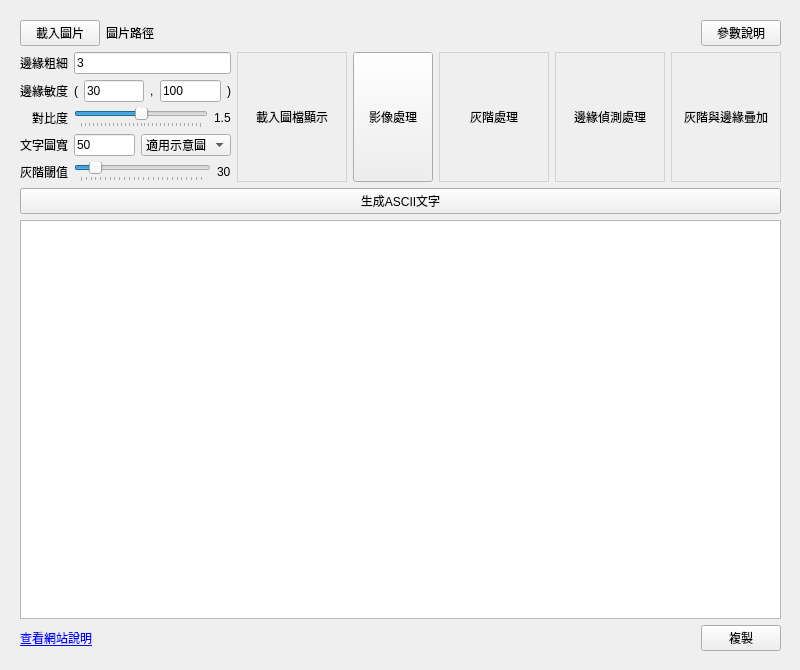
<?xml version="1.0" encoding="UTF-8"?>
<ui version="4.0">
 <class>Form</class>
 <widget class="QWidget" name="Form">
  <property name="geometry">
   <rect>
    <x>0</x>
    <y>0</y>
    <width>800</width>
    <height>670</height>
   </rect>
  </property>
  <property name="sizePolicy">
   <sizepolicy hsizetype="Expanding" vsizetype="Expanding">
    <horstretch>0</horstretch>
    <verstretch>0</verstretch>
   </sizepolicy>
  </property>
  <property name="minimumSize">
   <size>
    <width>800</width>
    <height>670</height>
   </size>
  </property>
  <property name="windowTitle">
   <string>圖片轉ASCII文字產生器</string>
  </property>
  <widget class="QWidget" name="verticalLayoutWidget">
   <property name="geometry">
    <rect>
     <x>20</x>
     <y>20</y>
     <width>761</width>
     <height>631</height>
    </rect>
   </property>
   <layout class="QVBoxLayout" name="verticalLayout">
    <item>
     <layout class="QHBoxLayout" name="horizontalLayout_4">
      <item>
       <widget class="QPushButton" name="pushButton_load">
        <property name="sizePolicy">
         <sizepolicy hsizetype="Fixed" vsizetype="Fixed">
          <horstretch>0</horstretch>
          <verstretch>0</verstretch>
         </sizepolicy>
        </property>
        <property name="text">
         <string>載入圖片</string>
        </property>
       </widget>
      </item>
      <item>
       <widget class="QLabel" name="label_path">
        <property name="text">
         <string>圖片路徑</string>
        </property>
       </widget>
      </item>
      <item>
       <widget class="QPushButton" name="pushButton_instructions">
        <property name="sizePolicy">
         <sizepolicy hsizetype="Fixed" vsizetype="Fixed">
          <horstretch>0</horstretch>
          <verstretch>0</verstretch>
         </sizepolicy>
        </property>
        <property name="minimumSize">
         <size>
          <width>75</width>
          <height>0</height>
         </size>
        </property>
        <property name="text">
         <string>參數說明</string>
        </property>
       </widget>
      </item>
     </layout>
    </item>
    <item>
     <layout class="QGridLayout" name="gridLayout">
      <item row="3" column="1">
       <layout class="QHBoxLayout" name="horizontalLayout_7">
        <item>
         <widget class="QLineEdit" name="lineEdit_max_width">
          <property name="text">
           <string>50</string>
          </property>
         </widget>
        </item>
        <item>
         <widget class="QComboBox" name="comboBox_method">
          <item>
           <property name="text">
            <string>適用示意圖</string>
           </property>
          </item>
          <item>
           <property name="text">
            <string>適用實拍照</string>
           </property>
          </item>
         </widget>
        </item>
       </layout>
      </item>
      <item row="4" column="0">
       <widget class="QLabel" name="label_7">
        <property name="text">
         <string>灰階閾值</string>
        </property>
       </widget>
      </item>
      <item row="1" column="0">
       <widget class="QLabel" name="label_9">
        <property name="text">
         <string>邊緣敏度</string>
        </property>
       </widget>
      </item>
      <item row="3" column="0">
       <widget class="QLabel" name="label_4">
        <property name="text">
         <string>文字圖寬</string>
        </property>
       </widget>
      </item>
      <item row="0" column="1">
       <widget class="QLineEdit" name="lineEdit_edge_thickness">
        <property name="text">
         <string>3</string>
        </property>
       </widget>
      </item>
      <item row="0" column="4" rowspan="5">
       <widget class="QPushButton" name="pushButton_image_processor">
        <property name="sizePolicy">
         <sizepolicy hsizetype="Preferred" vsizetype="Preferred">
          <horstretch>0</horstretch>
          <verstretch>0</verstretch>
         </sizepolicy>
        </property>
        <property name="minimumSize">
         <size>
          <width>0</width>
          <height>0</height>
         </size>
        </property>
        <property name="text">
         <string>影像處理</string>
        </property>
       </widget>
      </item>
      <item row="0" column="0">
       <widget class="QLabel" name="label_2">
        <property name="text">
         <string>邊緣粗細</string>
        </property>
       </widget>
      </item>
      <item row="1" column="1">
       <layout class="QHBoxLayout" name="horizontalLayout_3">
        <item>
         <widget class="QLabel" name="label_5">
          <property name="text">
           <string>(</string>
          </property>
         </widget>
        </item>
        <item>
         <widget class="QLineEdit" name="lineEdit_edge_sensitivity_x">
          <property name="text">
           <string>30</string>
          </property>
         </widget>
        </item>
        <item>
         <widget class="QLabel" name="label_6">
          <property name="text">
           <string>,</string>
          </property>
         </widget>
        </item>
        <item>
         <widget class="QLineEdit" name="lineEdit_edge_sensitivity_y">
          <property name="text">
           <string>100</string>
          </property>
         </widget>
        </item>
        <item>
         <widget class="QLabel" name="label_8">
          <property name="text">
           <string>)</string>
          </property>
         </widget>
        </item>
       </layout>
      </item>
      <item row="4" column="1">
       <layout class="QHBoxLayout" name="horizontalLayout_2">
        <item>
         <widget class="QSlider" name="horizontalSlider_graylevel">
          <property name="cursor">
           <cursorShape>ArrowCursor</cursorShape>
          </property>
          <property name="maximum">
           <number>255</number>
          </property>
          <property name="value">
           <number>30</number>
          </property>
          <property name="orientation">
           <enum>Qt::Horizontal</enum>
          </property>
          <property name="tickPosition">
           <enum>QSlider::TicksBelow</enum>
          </property>
          <property name="tickInterval">
           <number>0</number>
          </property>
         </widget>
        </item>
        <item>
         <widget class="QLabel" name="label_graylevel">
          <property name="text">
           <string>30</string>
          </property>
         </widget>
        </item>
       </layout>
      </item>
      <item row="0" column="5" rowspan="5">
       <layout class="QHBoxLayout" name="horizontalLayout_5">
        <item>
         <widget class="QLabel" name="label_gray">
          <property name="sizePolicy">
           <sizepolicy hsizetype="Minimum" vsizetype="Minimum">
            <horstretch>0</horstretch>
            <verstretch>0</verstretch>
           </sizepolicy>
          </property>
          <property name="minimumSize">
           <size>
            <width>110</width>
            <height>110</height>
           </size>
          </property>
          <property name="styleSheet">
           <string notr="true">border: 1px solid lightgray;</string>
          </property>
          <property name="text">
           <string>灰階處理</string>
          </property>
          <property name="alignment">
           <set>Qt::AlignCenter</set>
          </property>
         </widget>
        </item>
        <item>
         <widget class="QLabel" name="label_dilated_edges">
          <property name="sizePolicy">
           <sizepolicy hsizetype="Minimum" vsizetype="Minimum">
            <horstretch>0</horstretch>
            <verstretch>0</verstretch>
           </sizepolicy>
          </property>
          <property name="minimumSize">
           <size>
            <width>110</width>
            <height>110</height>
           </size>
          </property>
          <property name="styleSheet">
           <string notr="true">border: 1px solid lightgray;</string>
          </property>
          <property name="text">
           <string>邊緣偵測處理</string>
          </property>
          <property name="alignment">
           <set>Qt::AlignCenter</set>
          </property>
         </widget>
        </item>
        <item>
         <widget class="QLabel" name="label_mix">
          <property name="sizePolicy">
           <sizepolicy hsizetype="Minimum" vsizetype="Minimum">
            <horstretch>0</horstretch>
            <verstretch>0</verstretch>
           </sizepolicy>
          </property>
          <property name="minimumSize">
           <size>
            <width>110</width>
            <height>110</height>
           </size>
          </property>
          <property name="styleSheet">
           <string notr="true">border: 1px solid lightgray;</string>
          </property>
          <property name="text">
           <string>灰階與邊緣疊加</string>
          </property>
          <property name="alignment">
           <set>Qt::AlignCenter</set>
          </property>
         </widget>
        </item>
       </layout>
      </item>
      <item row="0" column="3" rowspan="5">
       <widget class="QLabel" name="label_original">
        <property name="enabled">
         <bool>true</bool>
        </property>
        <property name="sizePolicy">
         <sizepolicy hsizetype="Minimum" vsizetype="Minimum">
          <horstretch>0</horstretch>
          <verstretch>0</verstretch>
         </sizepolicy>
        </property>
        <property name="minimumSize">
         <size>
          <width>110</width>
          <height>110</height>
         </size>
        </property>
        <property name="styleSheet">
         <string notr="true">border: 1px solid lightgray;</string>
        </property>
        <property name="text">
         <string>載入圖檔顯示</string>
        </property>
        <property name="alignment">
         <set>Qt::AlignCenter</set>
        </property>
       </widget>
      </item>
      <item row="2" column="1">
       <layout class="QHBoxLayout" name="horizontalLayout_6">
        <item>
         <widget class="QSlider" name="horizontalSlider_contrast">
          <property name="cursor">
           <cursorShape>ArrowCursor</cursorShape>
          </property>
          <property name="maximum">
           <number>30</number>
          </property>
          <property name="pageStep">
           <number>10</number>
          </property>
          <property name="value">
           <number>15</number>
          </property>
          <property name="orientation">
           <enum>Qt::Horizontal</enum>
          </property>
          <property name="tickPosition">
           <enum>QSlider::TicksBelow</enum>
          </property>
          <property name="tickInterval">
           <number>0</number>
          </property>
         </widget>
        </item>
        <item>
         <widget class="QLabel" name="label_contrast">
          <property name="text">
           <string>1.5</string>
          </property>
         </widget>
        </item>
       </layout>
      </item>
      <item row="2" column="0">
       <widget class="QLabel" name="label_11">
        <property name="text">
         <string>對比度</string>
        </property>
        <property name="alignment">
         <set>Qt::AlignRight|Qt::AlignTrailing|Qt::AlignVCenter</set>
        </property>
       </widget>
      </item>
     </layout>
    </item>
    <item>
     <widget class="QPushButton" name="pushButton_ascii">
      <property name="text">
       <string>生成ASCII文字</string>
      </property>
     </widget>
    </item>
    <item>
     <widget class="QTextEdit" name="textEdit">
      <property name="sizePolicy">
       <sizepolicy hsizetype="Expanding" vsizetype="Expanding">
        <horstretch>0</horstretch>
        <verstretch>7</verstretch>
       </sizepolicy>
      </property>
      <property name="font">
       <font>
        <family>Noto Sans TC</family>
       </font>
      </property>
      <property name="horizontalScrollBarPolicy">
       <enum>Qt::ScrollBarAsNeeded</enum>
      </property>
      <property name="lineWrapMode">
       <enum>QTextEdit::NoWrap</enum>
      </property>
      <property name="html">
       <string>&lt;!DOCTYPE HTML PUBLIC &quot;-//W3C//DTD HTML 4.0//EN&quot; &quot;http://www.w3.org/TR/REC-html40/strict.dtd&quot;&gt;
&lt;html&gt;&lt;head&gt;&lt;meta name=&quot;qrichtext&quot; content=&quot;1&quot; /&gt;&lt;meta charset=&quot;utf-8&quot; /&gt;&lt;style type=&quot;text/css&quot;&gt;
p, li { white-space: pre-wrap; }
hr { height: 1px; border-width: 0; }
li.unchecked::marker { content: &quot;\2610&quot;; }
li.checked::marker { content: &quot;\2612&quot;; }
&lt;/style&gt;&lt;/head&gt;&lt;body style=&quot; font-family:'Noto Sans TC'; font-size:9pt; font-weight:400; font-style:normal;&quot;&gt;
&lt;p style=&quot;-qt-paragraph-type:empty; margin-top:0px; margin-bottom:0px; margin-left:0px; margin-right:0px; -qt-block-indent:0; text-indent:0px; font-family:'Courier';&quot;&gt;&lt;br /&gt;&lt;/p&gt;&lt;/body&gt;&lt;/html&gt;</string>
      </property>
     </widget>
    </item>
    <item>
     <layout class="QHBoxLayout" name="horizontalLayout">
      <item>
       <widget class="QLabel" name="label_website">
        <property name="text">
         <string>&lt;html&gt;&lt;head/&gt;&lt;body&gt;&lt;p&gt;&lt;a href=&quot;https://github.com/jfsblog/Photo-to-ASCII&quot;&gt;&lt;span style=&quot; text-decoration: underline; color:#0000ff;&quot;&gt;查看網站說明&lt;/span&gt;&lt;/a&gt;&lt;/p&gt;&lt;/body&gt;&lt;/html&gt;</string>
        </property>
        <property name="alignment">
         <set>Qt::AlignCenter</set>
        </property>
        <property name="openExternalLinks">
         <bool>true</bool>
        </property>
       </widget>
      </item>
      <item>
       <spacer name="horizontalSpacer">
        <property name="orientation">
         <enum>Qt::Horizontal</enum>
        </property>
        <property name="sizeHint" stdset="0">
         <size>
          <width>40</width>
          <height>20</height>
         </size>
        </property>
       </spacer>
      </item>
      <item>
       <widget class="QPushButton" name="pushButton_copy">
        <property name="text">
         <string>複製</string>
        </property>
       </widget>
      </item>
     </layout>
    </item>
   </layout>
  </widget>
 </widget>
 <resources/>
 <connections/>
</ui>
